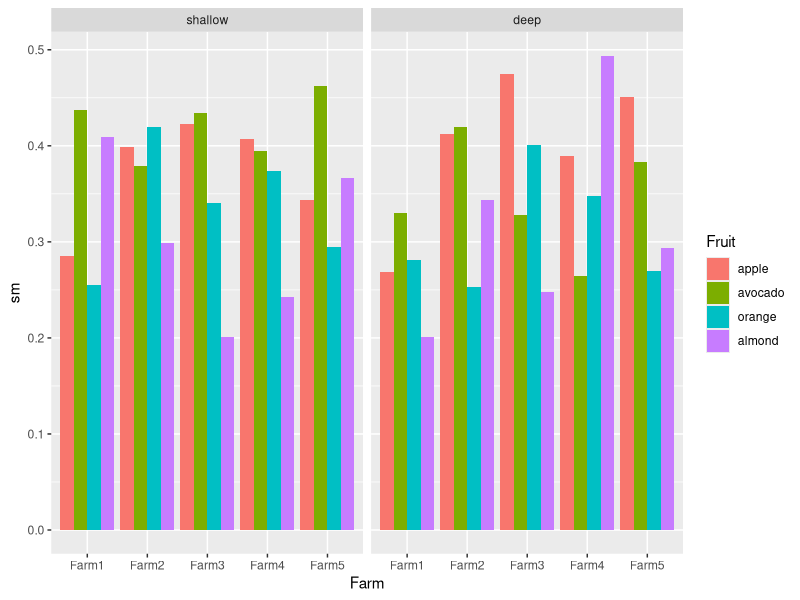

The R source for this figure:
## ---- chunk 1
knitr::opts_chunk$set(echo = TRUE)
library(tidyverse)
## ---- chunk 2
# soil moisture at points for 5 different farms
# and 4 different plots within each farm, 
# one from avocado, one from apple, one from orange
# one from almond - so 4 fruits
# store soil moisture at 2 depths 
# ( 25cm, 0.5m)

# create array
soilm = array(dim=c(5,4,2))
dim(soilm)
soilm


# populate with values (we are just guessing, ideally this is where measuring would occur)
for (i in 1:5) {
  for (j in 1:4) {
    value = runif(min=0.2,max=0.5,n=2)
    soilm[i,j,]=value
  }
}
soilm

# add useful names
dimnames(soilm) = list(c("Farm1","Farm2","Farm3","Farm4","Farm5"), 
                      c("apple","avocado","orange","almond"),
                      c("shallow","deep"))



## ---- chunk 3

# overall whole area and all depths
# easiest!
averagesoilm = mean(soilm)
averagesoilm

#lets say we want to keep the locations (farms and plots) but average 
# over the two depths - average over the 3rd dimension
averagegrid = apply(soilm, c(1,2),mean)
averagegrid

# now lets say we want to also find the average for each farm
# keep the first dimension (5-farms) but average over plots and depths
averagefarm = apply(soilm, c(1), mean)
averagefarm

# average by fruit
averagefruit = apply(soilm, c(2), mean)
averagefruit

# average by  soil moisture depth
averagedepth = apply(soilm, c(3), mean)
averagedepth

# you can use other functions as well
sumfruit = apply(soilm, c(2), sum)
sumfruit

#  use your own function to summarize data 
isdrought = function(sm, thresh) {
  n = length(sm)
  drought=TRUE
  for (i in 1:n) {
    if (sm[i] > thresh) drought=FALSE
  }
  return(drought)
}
soilm
#local drought
apply(soilm, c(1,2), isdrought, thresh=0.4)

#farm drought
apply(soilm, c(1), isdrought, thresh=0.5)

#total area  is there drought anywhere
isdrought(soilm, thresh=0.3)
isdrought(soilm, thresh=0.7)
## ---- chunk 4

library(reshape2)
soilm_asdf = melt(soilm)
soilm_asdf
colnames(soilm_asdf)=c("Farm","Fruit","Depth","sm")
ggplot(soilm_asdf, aes(Farm, sm, fill=Fruit))+geom_col(position="dodge")+facet_wrap(~Depth)



